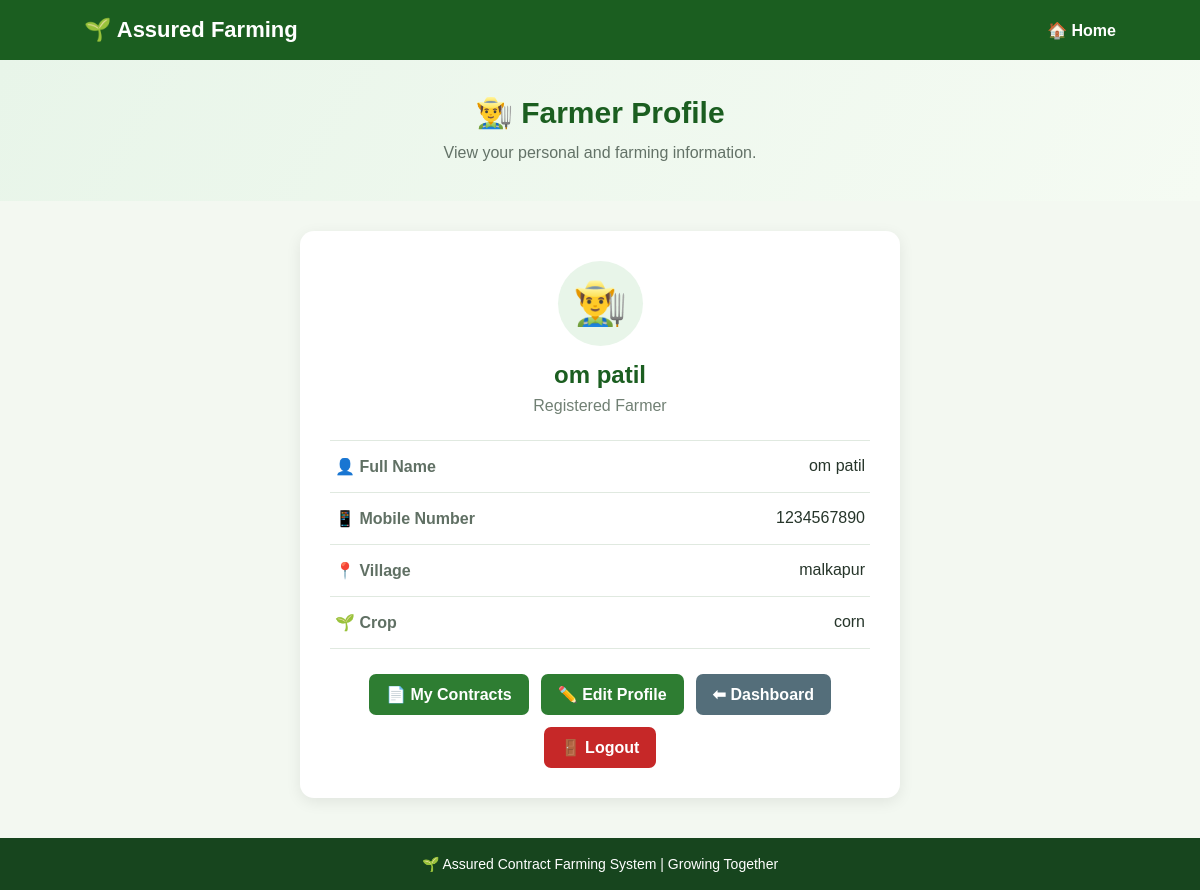
Page /farmer/profile/ (signed in) on the committed database.
### farming/models.py (models this page shows, shortened)
class Farmer(models.Model):
    name = models.CharField(max_length=100)
    mobile = models.CharField(max_length=15)
    village = models.CharField(max_length=100)
    crop = models.CharField(max_length=100)
    password = models.CharField(max_length=100)

### farming/views.py (the view)
# urls.py: path('farmer/profile/', views.farmer_profile, name='farmer_profile'),
def farmer_profile(request):
    farmer_id = request.session.get('farmer_id')
    if farmer_id:
        farmer = Farmer.objects.get(id=farmer_id)
        return render(request, 'farmer_profile.html', {
            'farmer': farmer
        })
    return render(request, 'farmer_login.html', {
        'error': 'Please login first!'
    })

### farming/templates/farmer_profile.html (shortened to what this page needs)
<!DOCTYPE html>
<html>
<head>
</head>
<body>
    <div class="navbar">
        <div class="logo">🌱 Assured Farming</div>
        <a href="/">🏠 Home</a>
    </div>
    <section class="hero">
        <h1>👨‍🌾 Farmer Profile</h1>
        <p>View your personal and farming information.</p>
    </section>
    <div class="profile">
        <div class="avatar">👨‍🌾</div>
        <h2>{{ farmer.name }}</h2>
        <p class="tagline">Registered Farmer</p>
        <div class="details">
            <div class="detail-row">
                <span class="detail-label">👤 Full Name</span>
                <span class="detail-value">{{ farmer.name }}</span>
            </div>
            <div class="detail-row">
                <span class="detail-label">📱 Mobile Number</span>
                <span class="detail-value">{{ farmer.mobile }}</span>
            </div>
            <div class="detail-row">
                <span class="detail-label">📍 Village</span>
                <span class="detail-value">{{ farmer.village }}</span>
            </div>
            <div class="detail-row">
                <span class="detail-label">🌱 Crop</span>
                <span class="detail-value">{{ farmer.crop }}</span>
            </div>
        </div>
        <div class="actions">
            <a class="btn" href="/farmer/contracts/">
                📄 My Contracts
            </a>
            <a class="btn" href="{% url 'farmer_edit_profile' %}">
                ✏️ Edit Profile
            </a>
            <a class="btn btn-secondary" href="/farmer/dashboard/">
                ⬅ Dashboard
            </a>
            <a class="btn btn-logout" href="/farmer/logout/">
                🚪 Logout
            </a>
        </div>
    </div>
    <footer>
        🌱 Assured Contract Farming System | Growing Together
    </footer>
</body>
</html>

### farming/templates/farmer_profile.html (style rules this page uses)
* { margin: 0; padding: 0; box-sizing: border-box; font-family: Arial, sans-serif; }
body { background: #f3f8f1; color: #26352a; }
.navbar { background: #1b5e20; color: white; padding: 17px 7%; display: flex; justify-content: space-between; align-items: center; }
.logo { font-size: 22px; font-weight: bold; }
.navbar a { color: white; text-decoration: none; font-weight: bold; }
.hero { background: linear-gradient(120deg, #e8f5e9, #f5fbf3); text-align: center; padding: 35px 15px; }
.hero h1 { color: #1b5e20; font-size: 30px; margin-bottom: 10px; }
.hero p { color: #637267; line-height: 1.6; }
.profile { width: 90%; max-width: 600px; margin: 30px auto; background: white; padding: 30px; border-radius: 14px; box-shadow: 0 4px 15px rgba(0,0,0,0.08); }
.avatar { width: 85px; height: 85px; margin: 0 auto 15px; background: #e8f5e9; border-radius: 50%; display: flex; justify-content: center; align-items: center; font-size: 43px; }
.profile h2 { text-align: center; color: #1b5e20; margin-bottom: 8px; }
.tagline { text-align: center; color: #718074; margin-bottom: 25px; }
.details { border-top: 1px solid #e0e9e0; }
.detail-row { display: flex; justify-content: space-between; align-items: center; gap: 15px; padding: 16px 5px; border-bottom: 1px solid #e0e9e0; }
.detail-label { color: #607064; font-weight: bold; }
.detail-value { color: #26352a; text-align: right; overflow-wrap: anywhere; }
.actions { display: flex; flex-wrap: wrap; justify-content: center; gap: 12px; margin-top: 25px; }
.btn { display: inline-block; text-decoration: none; text-align: center; padding: 11px 17px; border-radius: 7px; color: white; background: #2e7d32; font-weight: bold; transition: background 0.2s; }
.btn-secondary { background: #546e7a; }
.btn-logout { background: #c62828; }
footer { background: #17451e; color: white; text-align: center; padding: 18px; margin-top: 40px; font-size: 14px; }

### rows in the picture
Farmer: name "om patil", mobile "1234567890", village "malkapur", crop "corn"
